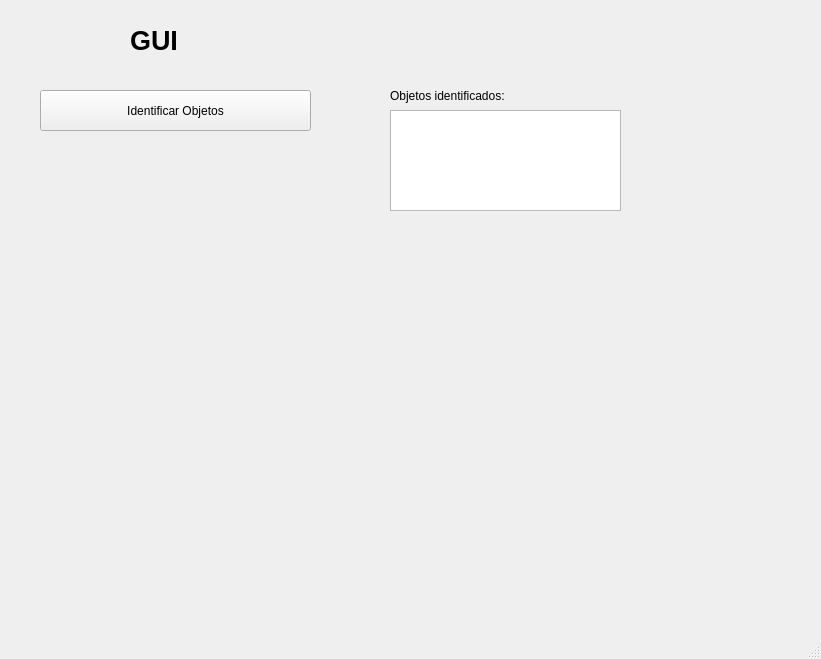
<?xml version="1.0" encoding="UTF-8"?>
<ui version="4.0">
 <class>MainWindow</class>
 <widget class="QMainWindow" name="MainWindow">
  <property name="geometry">
   <rect>
    <x>0</x>
    <y>0</y>
    <width>821</width>
    <height>659</height>
   </rect>
  </property>
  <property name="windowTitle">
   <string>MainWindow</string>
  </property>
  <widget class="QWidget" name="centralwidget">
   <widget class="QTextEdit" name="price_box">
    <property name="geometry">
     <rect>
      <x>390</x>
      <y>110</y>
      <width>231</width>
      <height>101</height>
     </rect>
    </property>
   </widget>
   <widget class="QLabel" name="label_2">
    <property name="geometry">
     <rect>
      <x>390</x>
      <y>80</y>
      <width>241</width>
      <height>31</height>
     </rect>
    </property>
    <property name="text">
     <string>Objetos identificados:</string>
    </property>
   </widget>
   <widget class="QPushButton" name="calc_tax_button">
    <property name="geometry">
     <rect>
      <x>40</x>
      <y>90</y>
      <width>271</width>
      <height>41</height>
     </rect>
    </property>
    <property name="text">
     <string>Identificar Objetos</string>
    </property>
   </widget>
   <widget class="QLabel" name="label_3">
    <property name="geometry">
     <rect>
      <x>130</x>
      <y>20</y>
      <width>81</width>
      <height>41</height>
     </rect>
    </property>
    <property name="font">
     <font>
      <pointsize>20</pointsize>
      <weight>75</weight>
      <bold>true</bold>
     </font>
    </property>
    <property name="text">
     <string>GUI</string>
    </property>
   </widget>
  </widget>
  <widget class="QMenuBar" name="menubar">
   <property name="geometry">
    <rect>
     <x>0</x>
     <y>0</y>
     <width>821</width>
     <height>35</height>
    </rect>
   </property>
  </widget>
  <widget class="QStatusBar" name="statusbar"/>
 </widget>
 <resources/>
 <connections/>
</ui>
